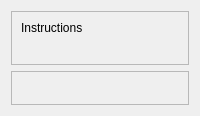
         <widget class="QWidget" name="page_6">
          <layout class="QVBoxLayout" name="verticalLayout_15">
           <item>
            <widget class="QFrame" name="frame_27">
             <property name="frameShape">
              <enum>QFrame::StyledPanel</enum>
             </property>
             <property name="frameShadow">
              <enum>QFrame::Raised</enum>
             </property>
             <layout class="QVBoxLayout" name="verticalLayout_17">
              <item>
               <widget class="QLabel" name="label_11">
                <property name="maximumSize">
                 <size>
                  <width>16777215</width>
                  <height>30</height>
                 </size>
                </property>
                <property name="text">
                 <string>Instructions</string>
                </property>
               </widget>
              </item>
              <item>
               <widget class="QLabel" name="instructions_text">
                <property name="text">
                 <string/>
                </property>
                <property name="textFormat">
                 <enum>Qt::PlainText</enum>
                </property>
                <property name="wordWrap">
                 <bool>true</bool>
                </property>
               </widget>
              </item>
             </layout>
            </widget>
           </item>
           <item>
            <widget class="QFrame" name="frame_29">
             <property name="frameShape">
              <enum>QFrame::StyledPanel</enum>
             </property>
             <property name="frameShadow">
              <enum>QFrame::Raised</enum>
             </property>
             <layout class="QVBoxLayout" name="verticalLayout_18">
              <item>
               <widget class="QLabel" name="update_instructions">
                <property name="text">
                 <string/>
                </property>
                <property name="wordWrap">
                 <bool>true</bool>
                </property>
               </widget>
              </item>
             </layout>
            </widget>
           </item>
          </layout>
         </widget>
